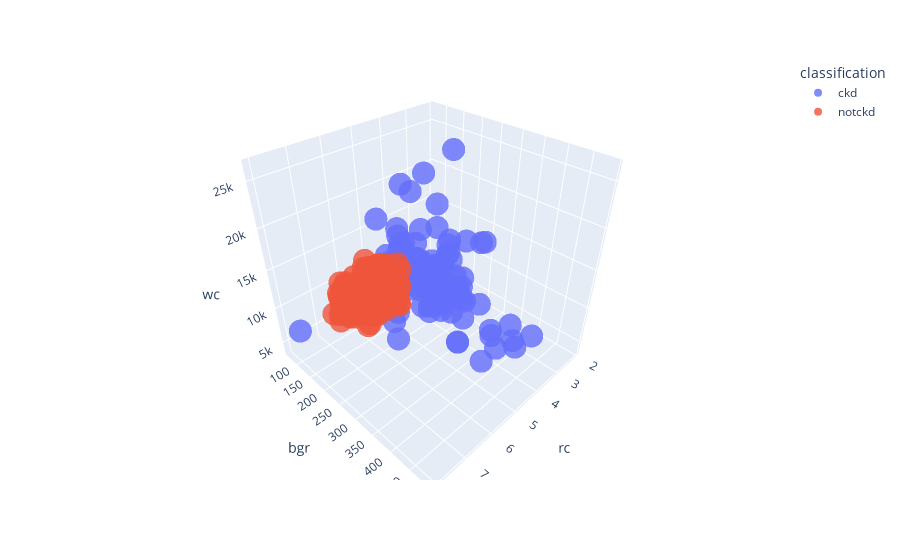

The notebook cell this image was saved under:
### Code cell
fig = px.scatter_3d(kidney, x='rc', z='wc', y='bgr',color='classification',opacity=0.8)
fig.show()

### Figure 1 — Plotly figure (JSON) as saved in the notebook; plotly's stock layout.template omitted (floating-point values rounded to 4 significant figures; data arrays with more than 128 entries replaced by an {"elided": "..."} marker saying what was removed)
{"data": [{"hovertemplate": "classification=ckd<br>rc=%{x}<br>bgr=%{y}<br>wc=%{z}<extra></extra>", "legendgroup": "ckd", "marker": {"color": "#636efa", "opacity": 0.8, "symbol": "circle"}, "mode": "markers", "name": "ckd", "scene": "scene", "showlegend": true, "type": "scatter3d", "x": {"elided": "250 float values"}, "y": {"elided": "250 int values"}, "z": {"elided": "250 int values"}}, {"hovertemplate": "classification=notckd<br>rc=%{x}<br>bgr=%{y}<br>wc=%{z}<extra></extra>", "legendgroup": "notckd", "marker": {"color": "#EF553B", "opacity": 0.8, "symbol": "circle"}, "mode": "markers", "name": "notckd", "scene": "scene", "showlegend": true, "type": "scatter3d", "x": {"elided": "150 float values"}, "y": {"elided": "150 int values"}, "z": {"elided": "150 int values"}}], "layout": {"legend": {"title": {"text": "classification"}, "tracegroupgap": 0}, "margin": {"t": 60}, "scene": {"domain": {"x": [0, 1], "y": [0, 1]}, "xaxis": {"title": {"text": "rc"}}, "yaxis": {"title": {"text": "bgr"}}, "zaxis": {"title": {"text": "wc"}}}}}
